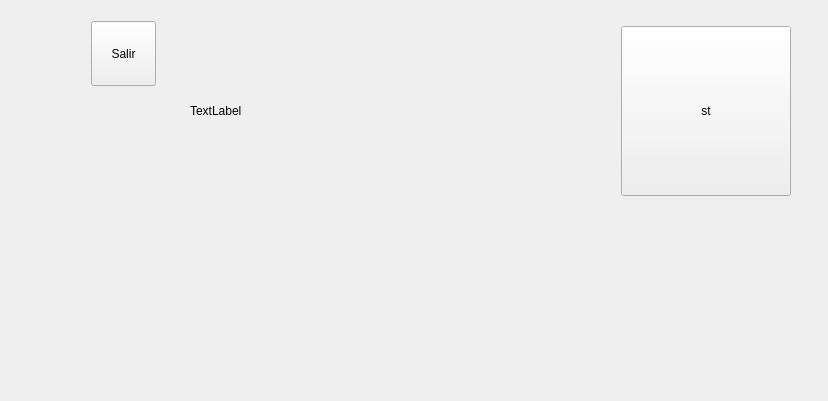
<?xml version="1.0" encoding="UTF-8"?>
<ui version="4.0">
 <class>ATVista</class>
 <widget class="QMainWindow" name="ATVista">
  <property name="geometry">
   <rect>
    <x>0</x>
    <y>0</y>
    <width>828</width>
    <height>401</height>
   </rect>
  </property>
  <property name="windowTitle">
   <string>ATVista</string>
  </property>
  <widget class="QWidget" name="centralWidget">
   <widget class="QWidget" name="layoutWidget">
    <property name="geometry">
     <rect>
      <x>80</x>
      <y>10</y>
      <width>722</width>
      <height>202</height>
     </rect>
    </property>
    <layout class="QHBoxLayout" name="horizontalLayout">
     <item>
      <layout class="QVBoxLayout" name="verticalLayout">
       <item>
        <widget class="ATButton" name="btnSalir">
         <property name="minimumSize">
          <size>
           <width>65</width>
           <height>65</height>
          </size>
         </property>
         <property name="maximumSize">
          <size>
           <width>65</width>
           <height>65</height>
          </size>
         </property>
         <property name="text">
          <string>Salir</string>
         </property>
        </widget>
       </item>
       <item>
        <spacer name="verticalSpacer">
         <property name="orientation">
          <enum>Qt::Vertical</enum>
         </property>
         <property name="sizeHint" stdset="0">
          <size>
           <width>20</width>
           <height>40</height>
          </size>
         </property>
        </spacer>
       </item>
      </layout>
     </item>
     <item>
      <spacer name="horizontalSpacer_2">
       <property name="orientation">
        <enum>Qt::Horizontal</enum>
       </property>
       <property name="sizeHint" stdset="0">
        <size>
         <width>40</width>
         <height>20</height>
        </size>
       </property>
      </spacer>
     </item>
     <item>
      <layout class="QVBoxLayout" name="verticalLayout_2">
       <item>
        <widget class="ATLabel" name="AtechnikLogo">
         <property name="minimumSize">
          <size>
           <width>397</width>
           <height>120</height>
          </size>
         </property>
         <property name="maximumSize">
          <size>
           <width>397</width>
           <height>120</height>
          </size>
         </property>
         <property name="text">
          <string>TextLabel</string>
         </property>
        </widget>
       </item>
      </layout>
     </item>
     <item>
      <spacer name="horizontalSpacer">
       <property name="orientation">
        <enum>Qt::Horizontal</enum>
       </property>
       <property name="sizeHint" stdset="0">
        <size>
         <width>40</width>
         <height>20</height>
        </size>
       </property>
      </spacer>
     </item>
     <item>
      <widget class="ATButton" name="btnStartStop">
       <property name="minimumSize">
        <size>
         <width>170</width>
         <height>170</height>
        </size>
       </property>
       <property name="maximumSize">
        <size>
         <width>170</width>
         <height>170</height>
        </size>
       </property>
       <property name="text">
        <string>st</string>
       </property>
      </widget>
     </item>
    </layout>
   </widget>
  </widget>
 </widget>
 <layoutdefault spacing="6" margin="11"/>
 <customwidgets>
  <customwidget>
   <class>ATButton</class>
   <extends>QPushButton</extends>
   <header>/usr/local/include/lib_ATGUI/at_button.h</header>
  </customwidget>
  <customwidget>
   <class>ATLabel</class>
   <extends>QLabel</extends>
   <header>/usr/local/include/lib_ATGUI/at_label.h</header>
  </customwidget>
 </customwidgets>
 <resources/>
 <connections/>
</ui>
